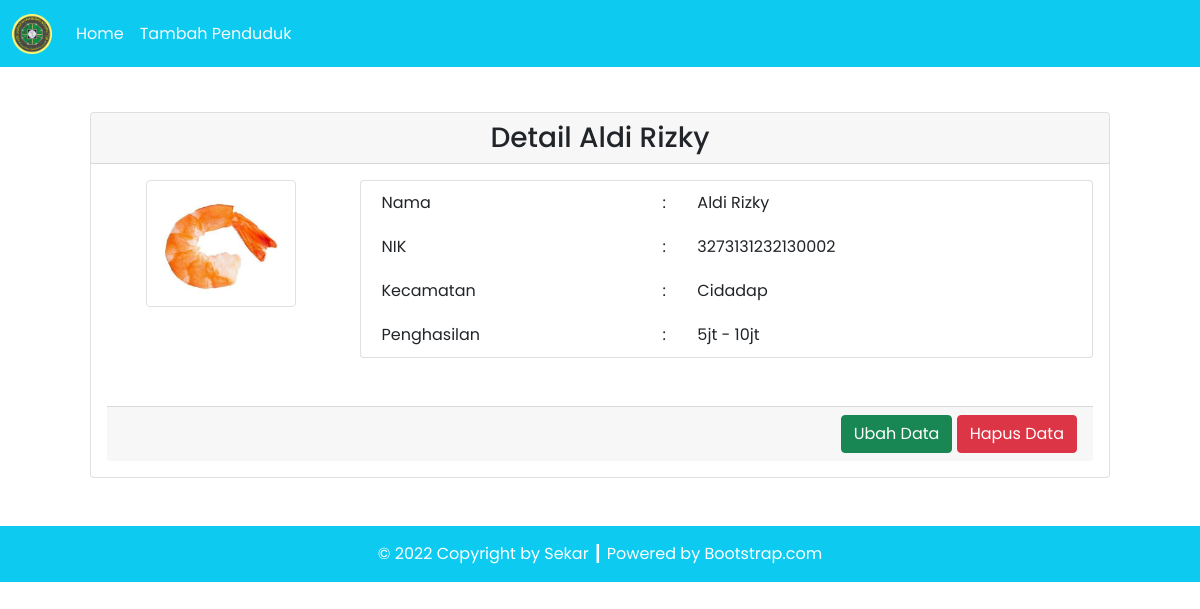
/tp_php_dpbo/detail.php?id=20, run on the app's committed database.
### tables this page shows
CREATE TABLE `penduduk` (
  `id_penduduk` int(11) NOT NULL,
  `nama_penduduk` varchar(255) NOT NULL,
  `nik_penduduk` varchar(255) NOT NULL,
  `foto_penduduk` varchar(255) DEFAULT NULL,
  `id_kecamatan` int(11) DEFAULT NULL,
  `id_penghasilan` int(11) DEFAULT NULL
);

CREATE TABLE `kecamatan` (
  `id_kecamatan` int(11) NOT NULL,
  `nama_kecamatan` varchar(255) NOT NULL
);

CREATE TABLE `penghasilan` (
  `id_penghasilan` int(11) NOT NULL,
  `jumlah_penghasilan` varchar(255) NOT NULL
);

### tp_php_dpbo/config/db.php (called while the page is built)
<?php
$DB_HOST = "localhost";
$DB_USERNAME = "root";
$DB_PASSWORD = "";
$DB_NAME = "db_data_masyarakat";

### tp_php_dpbo/classes/DB.php (called while the page is built, shortened)
<?php
class DB
{
    private $hostname;
    private $username;
    private $password;
    private $dbname;
    private $conn;
    private $result;
    function __construct($hostname, $username, $password, $dbname)
    {
        $this->hostname = $hostname;
        $this->username = $username;
        $this->password = $password;
        $this->dbname = $dbname;
    }
    function open()
    {
        $this->conn = mysqli_connect($this->hostname, $this->username, $this->password, $this->dbname);
    }
    function execute($query, $params = array())
    {
        $stmt = $this->conn->prepare($query);
        $result = $stmt->execute();
        $this->result = $stmt->get_result();
    }
    function getResult()
    {
        return mysqli_fetch_array($this->result);
    }
}

### tp_php_dpbo/classes/Penduduk.php (called while the page is built, shortened)
<?php
class Penduduk extends DB
{
    function getPendudukById($id)
    {
        $query = "SELECT * FROM penduduk WHERE id_penduduk=$id";
        return $this->execute($query);
    }
}

### tp_php_dpbo/classes/Kecamatan.php (called while the page is built, shortened)
<?php
class Kecamatan extends DB
{
    function getKecamatanById($id)
    {
        $query = "SELECT * FROM kecamatan WHERE id_kecamatan=$id";
        return $this->execute($query);
    }
}

### tp_php_dpbo/classes/Penghasilan.php (called while the page is built, shortened)
<?php
class Penghasilan extends DB
{
    function getPenghasilanById($id)
    {
        $query = "SELECT * FROM penghasilan WHERE id_penghasilan=$id";
        return $this->execute($query);
    }
}

### tp_php_dpbo/detail.php (the view, shortened to what this page needs)
<?php
include('config/db.php');
include('classes/DB.php');
include('classes/Kecamatan.php');
include('classes/Penghasilan.php');
include('classes/Penduduk.php');
$penduduk = new Penduduk($DB_HOST, $DB_USERNAME, $DB_PASSWORD, $DB_NAME);
$penduduk->open();
$data = null;
if (isset($_GET['id'])) {
    $id = $_GET['id'];
    if ($id > 0) {
        $penduduk->getPendudukById($id);
        $row = $penduduk->getResult();
        $kecamatan = new Kecamatan($DB_HOST, $DB_USERNAME, $DB_PASSWORD, $DB_NAME);
        $kecamatan->open();
        $kecamatan->getKecamatanById($row['id_kecamatan']);
        $kecamatanData = $kecamatan->getResult();
        $penghasilan = new Penghasilan($DB_HOST, $DB_USERNAME, $DB_PASSWORD, $DB_NAME);
        $penghasilan->open();
        $penghasilan->getPenghasilanById($row['id_penghasilan']);
        $penghasilanData = $penghasilan->getResult();
        $data .= '<div class="card-header text-center">
        <h3 class="my-0">Detail ' . $row['nama_penduduk'] . '</h3>
        </div>
        <div class="card-body text-end">
            <div class="row mb-5">
                <div class="col-3">
                    <div class="row justify-content-center">
                        <img src="assets/images/' . $row['foto_penduduk'] . '" class="img-thumbnail" alt="' . $row['foto_penduduk'] . '" width="60">
                    </div>
                </div>
                <div class="col-9">
                    <div class="card px-3">
                        <table border="0" class="text-start">
                            <tr>
                                <td>Nama</td>
                                <td>:</td>
                                <td>' . $row['nama_penduduk'] . '</td>
                            </tr>
                            <tr>
                                <td>NIK</td>
                                <td>:</td>
                                <td>' . $row['nik_penduduk'] . '</td>
                            </tr>
                            <tr>
                                <td>Kecamatan</td>
                                <td>:</td>
                                <td>' . $kecamatanData['nama_kecamatan'] . '</td>
                            </tr>
                            <tr>
                                <td>Penghasilan</td>
                                <td>:</td>
                                <td>' . $penghasilanData['jumlah_penghasilan'] . '</td>
                            </tr>
                        </table>
                    </div>
                </div>
            </div>
            <div class="card-footer text-end">
                <a href="updatePenduduk.php?id=' . $id . '"><button type="button" class="btn btn-success text-white" id="btnUbah">Ubah Data</button></a>
                <a href="deletePenduduk.php?id=' . $id . '" onclick="return confirm(\'Apakah Anda yakin ingin menghapus data ini?\')"><button type="button" class="btn btn-danger">Hapus Data</button></a>
            </div>
        </div>';
    }
}
?>

### data on the page
penduduk: nama_penduduk "Aldi Rizky", foto_penduduk (picture), nik_penduduk "3273131232130002"
kecamatan: nama_kecamatan "Cidadap"
penghasilan: jumlah_penghasilan "5jt - 10jt"

### other printed values
$this->content "Home Tambah Penduduk © 2022 Copyright by Sekar ┃ Powered by Bootstrap.com"
